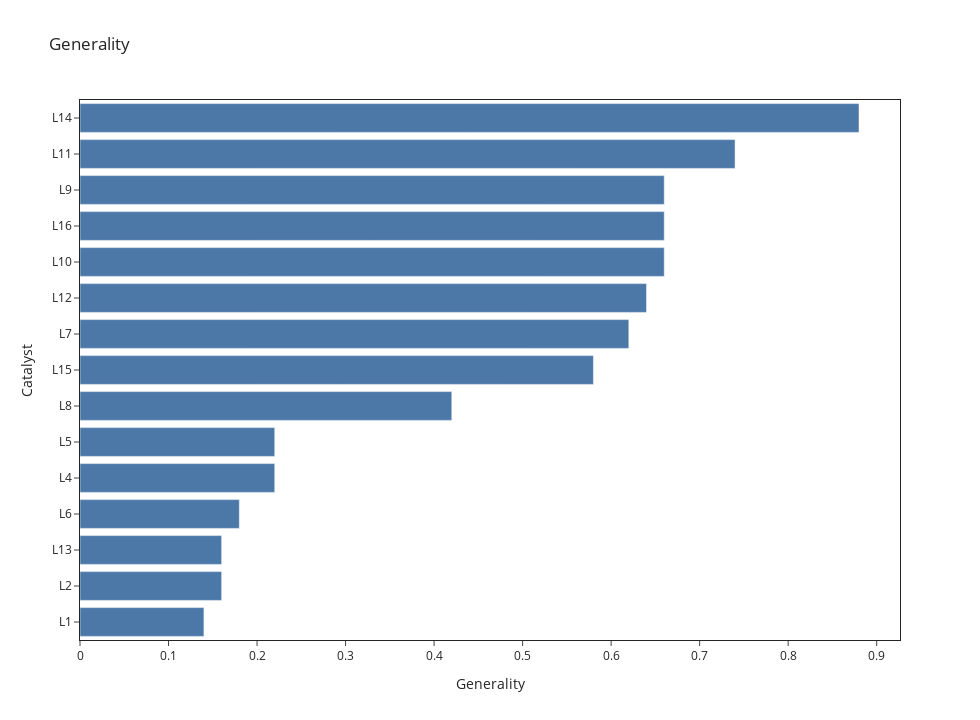

This figure's notebook cell:
### Code cell
## Calculate Generality ##
cats = df_ee['Catalyst_Ar_grp'].unique()
cat_list = []
gen_list = []
cluster_label_list = []
cluster_label_ee_list = []
for cat in cats:
    generality, cluster_labels, cluster_label_ee = calc_generality(df_ee,cat,'Catalyst_Ar_grp','Predicted ee', df_ee['cluster_label'],threshold[opt_threshold])
    cat_list.append(cat)
    gen_list.append(generality)
    cluster_label_list.append(cluster_labels)
    cluster_label_ee_list.append(cluster_label_ee)

gen = pd.Series(gen_list,cat_list)
gen = gen.sort_values(ascending=True)
fig = px.bar(x=gen, y=gen.index, title='Generality',
            labels={'x':'Catalyst Class', 'y':'Generality'},
            template='simple_white', orientation='h',
            color_discrete_sequence=[px.colors.qualitative.T10[0],
            px.colors.qualitative.T10[0],
            px.colors.qualitative.T10[4]],
            width=980, height=720,
                )


                


fig.update_xaxes(mirror=True)
fig.update_yaxes(mirror=True)

fig.update_layout(
    font_size=12,xaxis_title='Generality', yaxis_title='Catalyst', 
)

fig.update_layout(
    legend=dict(
        yanchor="bottom",
        y=1.01,
        xanchor="left",
        x=0.01,
        orientation='h',
    ),
    legend_title_text=''
)


fig.show()

### Figure 1 — Plotly figure (JSON) as saved in the notebook; plotly's stock layout.template omitted (floating-point values rounded to 4 significant figures)
{"data": [{"alignmentgroup": "True", "hovertemplate": "Catalyst Class=%{x}<br>Generality=%{y}<extra></extra>", "legendgroup": "", "marker": {"color": "#4C78A8", "pattern": {"shape": ""}}, "name": "", "offsetgroup": "", "orientation": "h", "showlegend": false, "textposition": "auto", "type": "bar", "x": [0.14, 0.16, 0.16, 0.18, 0.22, 0.22, 0.42, 0.58, 0.62, 0.64, 0.66, 0.66, 0.66, 0.74, 0.88], "xaxis": "x", "y": ["L1", "L2", "L13", "L6", "L4", "L5", "L8", "L15", "L7", "L12", "L10", "L16", "L9", "L11", "L14"], "yaxis": "y"}], "layout": {"barmode": "relative", "font": {"size": 12}, "height": 720, "legend": {"orientation": "h", "title": {"text": ""}, "tracegroupgap": 0, "x": 0.01, "xanchor": "left", "y": 1.01, "yanchor": "bottom"}, "title": {"text": "Generality"}, "width": 980, "xaxis": {"anchor": "y", "domain": [0, 1], "mirror": true, "title": {"text": "Generality"}}, "yaxis": {"anchor": "x", "domain": [0, 1], "mirror": true, "title": {"text": "Catalyst"}}}}
